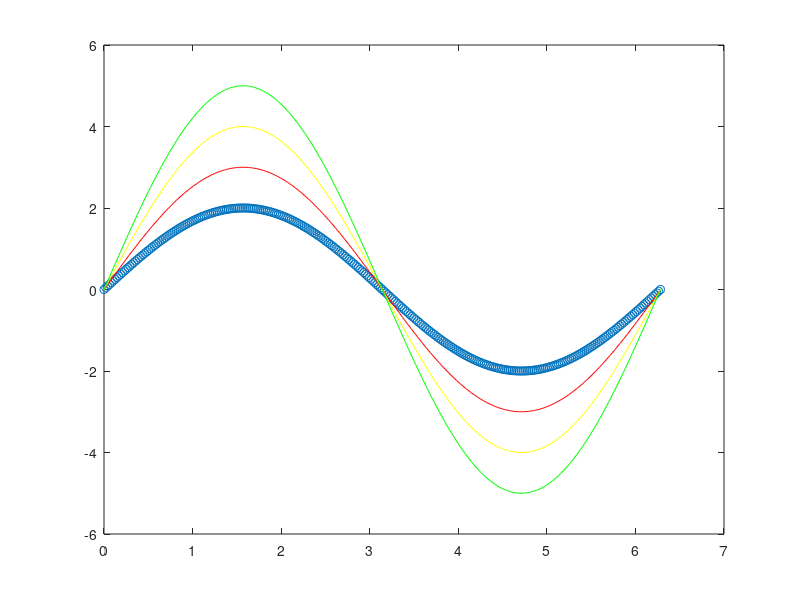

MATLAB code for this plot:
x=0:pi/150:2*pi;
%y1=sin(4*x);
%plot(x,y1);
%hold on;
%y2=sin(x);
%plot(x,y2,'r');
%***************************
%plot(x,y1,x,y2);
%********************
%plot(x,y1,'r+--',x,y2,'cd:');
%****************
y1=sin(x)*2;
y2=sin(x)*3;
y3=sin(x)*4;
y4=sin(x)*5;
plot(x,y1,x,y2,x,y3,x,y4);
plot(x,y1,'o',x,y2,'r',x,y3,'y',x,y4,'g');
